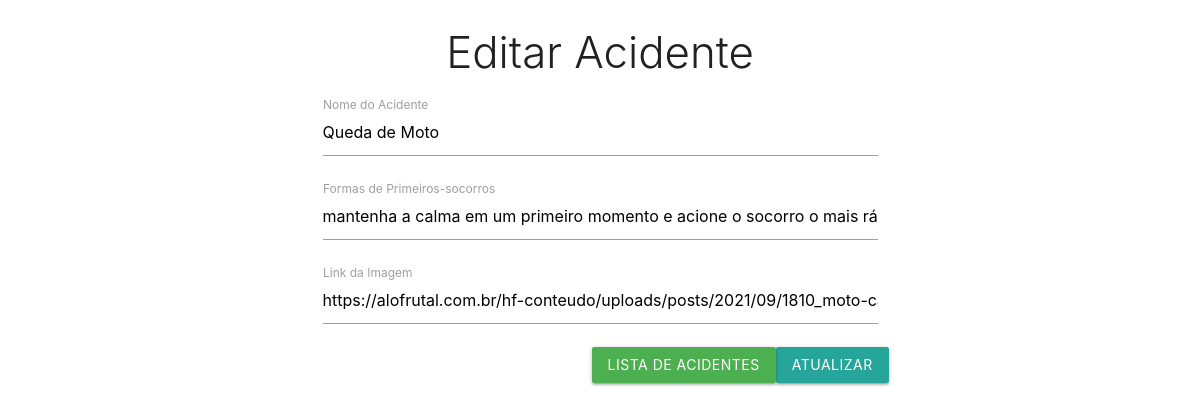
Before: /View/editar-acidente.php?id=1 with the older database file.
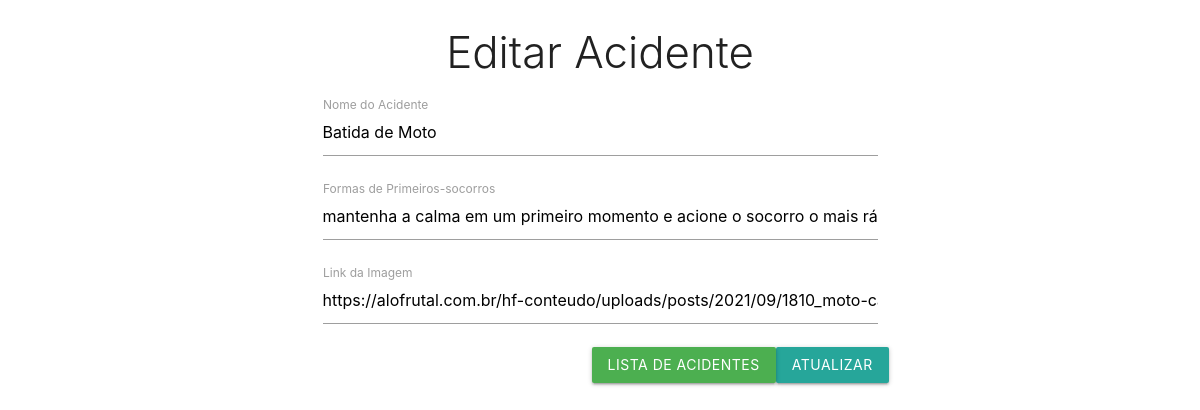
After: the same page with the newer database file.
### tables this page shows
CREATE TABLE `accident` (
  `id` int NOT NULL,
  `accident_name` varchar(255) NOT NULL,
  `first_aid` text NOT NULL,
  `accident_image` varchar(255) NOT NULL
);

### View/editar-acidente.php (the view, shortened to what this page needs)
<html lang="en">
<head>
    <link rel="stylesheet" href="https://cdnjs.cloudflare.com/ajax/libs/materialize/1.0.0/css/materialize.min.css">
</head>
<body>
    <?php
    include_once '../Model/db-connect.php';
    if(isset($_GET['id'])):
        $id = mysqli_escape_string($connect, $_GET['id']);
        $sql = "SELECT * FROM accident WHERE id = '$id'";
        $resultado = mysqli_query($connect, $sql);
        $dateAccident = mysqli_fetch_array($resultado);
    endif;
    ?>
    <div class="row">
        <div class="col s12 m6 push-m3">
            <h3 class="light center"> Editar Acidente </h3>
            <form action="../Controller/update-accident.php" method="post">
                <div class="input-field col s12">
                    <input type="text" name="accident_name" value="<?php echo $dateAccident['accident_name'];?>" id="accident_name" required>
                    <label for="accident_name"> Nome do Acidente </label>
                </div>
                <div class="input-field col s12">
                    <input type="text" name="first_aid" value="<?php echo $dateAccident['first_aid'];?>" id="first_aid" required>
                    <label for="first_aid"> Formas de Primeiros-socorros </label>
                </div>
                <div class="input-field col s12">
                    <input type="text" name="accident_image" value="<?php echo $dateAccident['accident_image'];?>" id="accident_image" require>
                    <label for="accident_image"> Link da Imagem </label>
                </div>
                <button type="submit" name="btn-editar-accident" class="btn right"> Atualizar </button>
                <a href="./emergencias.php" class="btn green right"> Lista de Acidentes </a>
            </form>
        </div>
    </div>
</body>
</html>

Changed rows visible on the page:
changed accident: accident_name "Queda de Moto" → "Batida de Moto"
